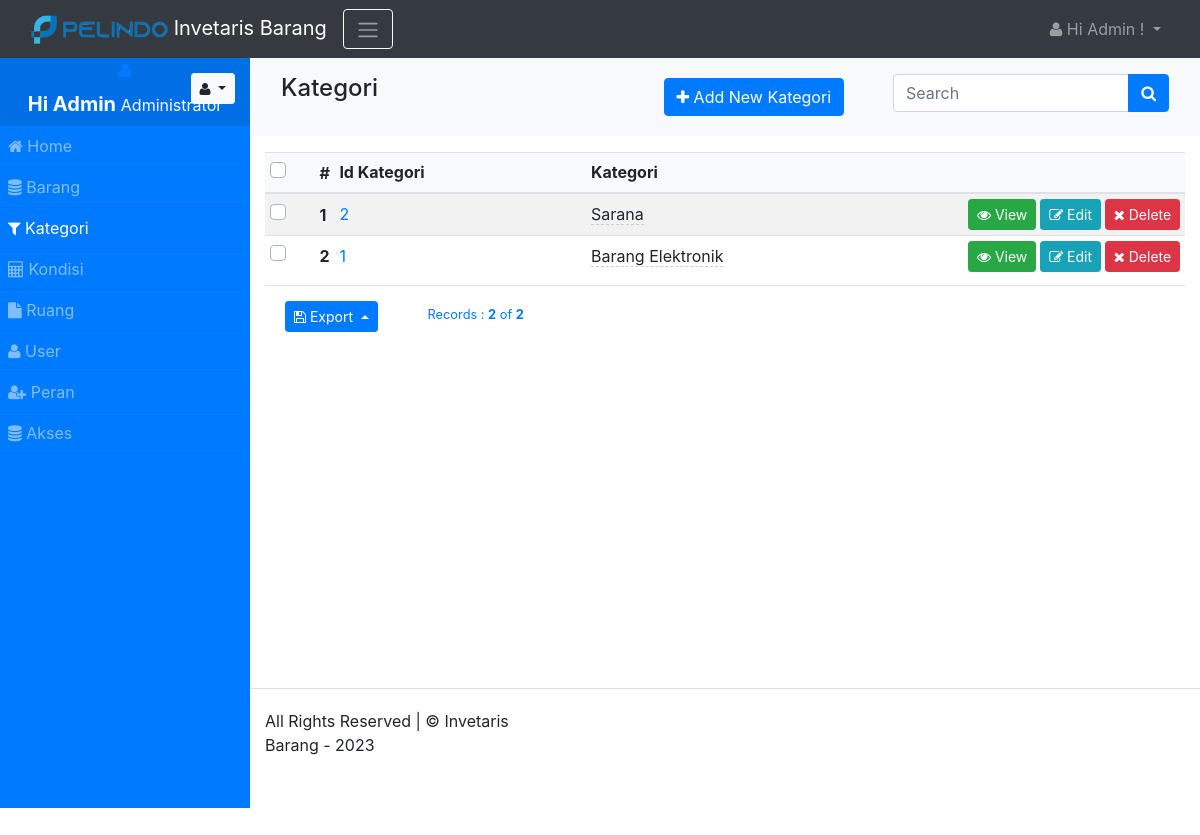
The page /kategori (signed in) on the database its author committed.
### tables this page shows
CREATE TABLE `kategori` (
  `Id_Kategori` int(15) NOT NULL,
  `Kategori` varchar(45) NOT NULL
);

### app/views/partials/kategori/list.php (the view, shortened to what the rows shown need)
<?php
$can_edit = ACL::is_allowed("kategori/edit");
$can_view = ACL::is_allowed("kategori/view");
$can_delete = ACL::is_allowed("kategori/delete");
?>
<?php
$page_element_id = "list-page-" . random_str();
$current_page = $this->set_current_page_link();
$view_data = $this->view_data;
$records = $view_data->records;
?>
<section class="page" id="<?php echo $page_element_id; ?>" data-page-type="list"  data-display-type="table" data-page-url="<?php print_link($current_page); ?>">
        <div  class="">
            <div class="container-fluid">
                <div class="row ">
                    <div class="col-md-12 comp-grid">
                        <div  class=" animated fadeIn page-content">
                            <div id="kategori-list-records">
                                <div id="page-report-body" class="table-responsive">
                                    <table class="table  table-striped table-sm text-left">
                                        <thead class="table-header bg-light">
                                            <tr>
                                                <?php if($can_delete){ ?>
                                                <th class="td-checkbox">
                                                    <label class="custom-control custom-checkbox custom-control-inline">
                                                    </label>
                                                </th>
                                                <?php } ?>
                                                <th class="td-sno">#</th>
                                                <th  class="td-Id_Kategori"> Id Kategori</th>
                                                <th  class="td-Kategori"> Kategori</th>
                                                <th class="td-btn"></th>
                                            </tr>
                                        </thead>
                                        <?php
                                        if(!empty($records)){
                                        ?>
                                        <tbody class="page-data" id="page-data-<?php echo $page_element_id; ?>">
                                            <?php
                                            $counter = 0;
                                            foreach($records as $data){
                                            $rec_id = (!empty($data['Id_Kategori']) ? urlencode($data['Id_Kategori']) : null);
                                            $counter++;
                                            ?>
                                            <tr>
                                                <?php if($can_delete){ ?>
                                                <th class=" td-checkbox">
                                                    <label class="custom-control custom-checkbox custom-control-inline">
                                                        </label>
                                                    </th>
                                                    <?php } ?>
                                                    <th class="td-sno"><?php echo $counter; ?></th>
                                                    <td class="td-Id_Kategori"><a href="<?php print_link("kategori/view/$data[Id_Kategori]") ?>"><?php echo $data['Id_Kategori']; ?></a></td>
                                                    <td class="td-Kategori">
                                                        <span <?php if($can_edit){ ?> data-value="<?php echo $data['Kategori']; ?>"
                                                            data-pk="<?php echo $data['Id_Kategori'] ?>"
                                                            data-url="<?php print_link("kategori/editfield/" . urlencode($data['Id_Kategori'])); ?>"
                                                            data-name="Kategori"
                                                            data-title="Enter Kategori"
                                                            data-placement="left"
                                                            data-toggle="click"
                                                            data-type="text"
                                                            data-mode="popover"
                                                            data-showbuttons="left"
                                                            class="is-editable" <?php } ?>>
                                                            <?php echo $data['Kategori']; ?>
                                                        </span>
                                                    </td>
                                                    <th class="td-btn">
                                                        <?php if($can_view){ ?>
                                                        <a class="btn btn-sm btn-success has-tooltip" title="View Record" href="<?php print_link("kategori/view/$rec_id"); ?>">
                                                            <i class="fa fa-eye"></i> View
                                                        </a>
                                                        <?php } ?>
                                                        <?php if($can_edit){ ?>
                                                        <a class="btn btn-sm btn-info has-tooltip" title="Edit This Record" href="<?php print_link("kategori/edit/$rec_id"); ?>">
                                                            <i class="fa fa-edit"></i> Edit
                                                        </a>
                                                        <?php } ?>
                                                        <?php if($can_delete){ ?>
                                                        <a class="btn btn-sm btn-danger has-tooltip record-delete-btn" title="Delete this record" href="" data-prompt-msg="Are you sure you want to delete this record?" data-display-style="modal">
                                                            <i class="fa fa-times"></i>
                                                            Delete
                                                        </a>
                                                        <?php } ?>
                                                    </th>
                                                </tr>
                                                <?php
                                                }
                                                ?>
                                            </tbody>
                                            <?php
                                            }
                                            ?>
                                        </table>
                                    </div>
                                                    </div>
                                                </div>
                                            </div>
                                        </div>
                                    </div>
                                </div>
                            </section>

### rows shown on the page
kategori: Id_Kategori "2", Kategori "Sarana"
kategori: Id_Kategori "1", Kategori "Barang Elektronik"

### other values the page prints
SITE_NAME "Invetaris Barang"
USER_NAME "Admin"
ACL::$user_role "Administrator"
$menuobj['label'] "Home"
$menuobj['label'] "Barang"
$menuobj['label'] "Kategori"
$menuobj['label'] "Kondisi"
$menuobj['label'] "Ruang"
$menuobj['label'] "User"
$menuobj['label'] "Peran"
$menuobj['label'] "Akses"
$record_position "2"
$this->total_records "2"
